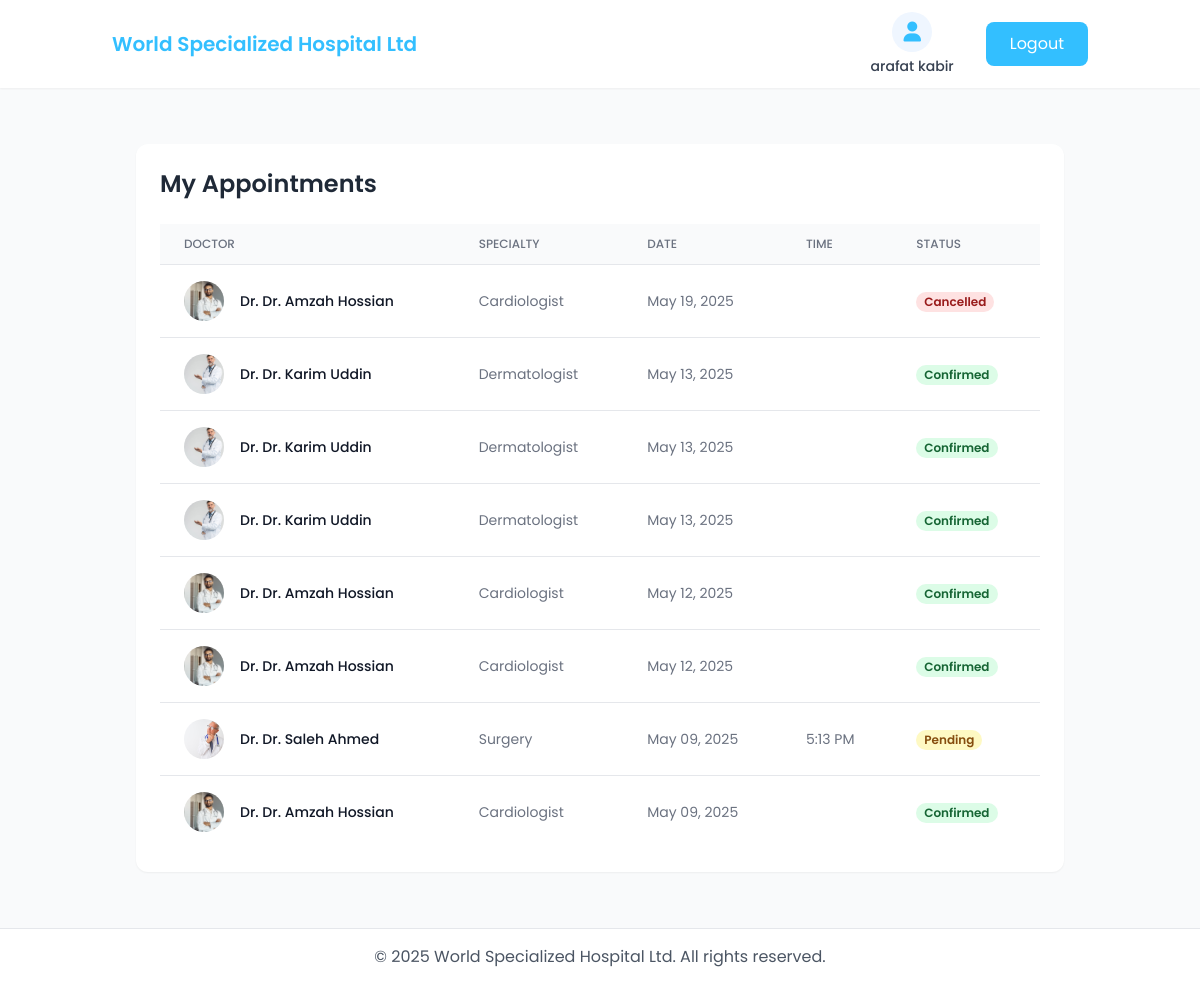
Page /appointments/ (signed in) on the committed database.
### myapp/models.py (models this page shows, shortened)
class Appointment(models.Model):
    APPOINTMENT_STATUS = [
        ('pending', 'Pending'),
        ('confirmed', 'Confirmed'),
        ('completed', 'Completed'),
        ('cancelled', 'Cancelled')
    ]
    doctor = models.ForeignKey(Doctor, on_delete=models.CASCADE)
    patient = models.ForeignKey(General_User, on_delete=models.CASCADE)
    appointment_date = models.DateField()
    schedule = models.ForeignKey(Schedule, on_delete=models.CASCADE, null=True)
    appointment_time = models.TimeField(null=True, blank=True)
    status = models.CharField(max_length=20, choices=APPOINTMENT_STATUS, default='confirmed')
    created_at = models.DateTimeField(auto_now_add=True)
    class Meta:
        ordering = ['-appointment_date', '-appointment_time']

class Doctor(models.Model):
    id = models.AutoField(primary_key=True)
    username = models.CharField(max_length=100, unique=True,null = True)  # Removed null and blank
    full_name = models.CharField(max_length=100)
    password = models.CharField(max_length=128)  # Changed max_length to 128, removed default
    category = models.ForeignKey(
        DoctorCategory,
        on_delete=models.SET_DEFAULT,
        related_name='doctors',
        default=get_default_category,
    )
    email = models.EmailField(max_length=254, unique=True)
    mobile = models.CharField(max_length=15,unique=True,null = True)
    degrees = models.CharField(max_length=200)
    hospital = models.CharField(max_length=200, default='')
    experience = models.IntegerField(help_text='Experience in years')
    description = models.TextField(default='')
    image = models.ImageField(upload_to='static/images/doctors/', null=True, blank=True)
    created_at = models.DateTimeField(default=timezone.now)
    updated_at = models.DateTimeField(default=timezone.now)
    is_active = models.BooleanField(default=True)

class DoctorCategory(models.Model):
    id = models.AutoField(primary_key=True)
    type = models.CharField(max_length=100)
    created_at = models.DateTimeField(default=timezone.now)
    updated_at = models.DateTimeField(default=timezone.now)
    class Meta:
        verbose_name_plural = 'Doctor Categories'

### myapp/views.py (the view)
# urls.py: path('appointments/', views.appointment_list, name='appointment_list'),
@user_login_required
def appointment_list(request):
    user_id = request.session.get('user_id')
    appointments = Appointment.objects.filter(
        patient_id=user_id
    ).order_by('-appointment_date', '-appointment_time')
    context = {
        'appointments': appointments
    }
    return render(request, 'general user/appointment_list.html', context)

### myapp/views.py (called while the page is built)
def user_login_required(view_func):
    @wraps(view_func)
    def wrapper(request, *args, **kwargs):
        if 'user_id' not in request.session:
            messages.error(request, 'Please login first.')
            return redirect('general_user_login')
        return view_func(request, *args, **kwargs)
    return wrapper

### myapp/templates/general user/appointment_list.html (shortened to what this page needs)
{% extends 'general user/gs_base.html' %}
{% block content %}
<div class="max-w-6xl mx-auto p-6">
    <div class="bg-white rounded-xl shadow-sm p-6">
        <h2 class="text-2xl font-semibold text-gray-800 mb-6">My Appointments</h2>
        <div class="overflow-x-auto">
            <table class="min-w-full divide-y divide-gray-200">
                <thead class="bg-gray-50">
                    <tr>
                        <th class="px-6 py-3 text-left text-xs font-medium text-gray-500 uppercase">Doctor</th>
                        <th class="px-6 py-3 text-left text-xs font-medium text-gray-500 uppercase">Specialty</th>
                        <th class="px-6 py-3 text-left text-xs font-medium text-gray-500 uppercase">Date</th>
                        <th class="px-6 py-3 text-left text-xs font-medium text-gray-500 uppercase">Time</th>
                        <th class="px-6 py-3 text-left text-xs font-medium text-gray-500 uppercase">Status</th>
                    </tr>
                </thead>
                <tbody class="bg-white divide-y divide-gray-200">
                    {% for appointment in appointments %}
                    <tr class="hover:bg-gray-50">
                        <td class="px-6 py-4 whitespace-nowrap">
                            <div class="flex items-center">
                                {% if appointment.doctor.image %}
                                    <img src="{{ appointment.doctor.image.url }}" alt="{{ appointment.doctor.full_name }}"
                                         class="w-10 h-10 rounded-full object-cover">
                                {% else %}
                                    <div class="w-10 h-10 bg-blue-50 rounded-full flex items-center justify-center">
                                        <i class="fas fa-user-md text-[#33BFFF]"></i>
                                    </div>
                                {% endif %}
                                <div class="ml-4">
                                    <div class="text-sm font-medium text-gray-900">Dr. {{ appointment.doctor.full_name }}</div>
                                </div>
                            </div>
                        </td>
                        <td class="px-6 py-4 whitespace-nowrap text-sm text-gray-500">
                            {{ appointment.doctor.category.type }}
                        </td>
                        <td class="px-6 py-4 whitespace-nowrap text-sm text-gray-500">
                            {{ appointment.appointment_date|date:"M d, Y" }}
                        </td>
                        <td class="px-6 py-4 whitespace-nowrap text-sm text-gray-500">
                            {{ appointment.appointment_time|time:"g:i A" }}
                        </td>
                        <td class="px-6 py-4 whitespace-nowrap">
                            <span class="px-2 inline-flex text-xs leading-5 font-semibold rounded-full
                                {% if appointment.status == 'confirmed' %}bg-green-100 text-green-800
                                {% elif appointment.status == 'pending' %}bg-yellow-100 text-yellow-800
                                {% elif appointment.status == 'completed' %}bg-blue-100 text-blue-800
                                {% else %}bg-red-100 text-red-800{% endif %}">
                                {{ appointment.status|title }}
                            </span>
                        </td>
                    </tr>
                    {% endfor %}
                </tbody>
            </table>
        </div>
    </div>
</div>
{% endblock %}

### rows in the picture
Appointment: doctor.image (picture), doctor.full_name "Dr. Amzah Hossian", doctor.category.type "Cardiologist", appointment_date "May 19, 2025", status "Cancelled"
Appointment: doctor.image (picture), doctor.full_name "Dr. Karim Uddin", doctor.category.type "Dermatologist", appointment_date "May 13, 2025", status "Confirmed"
Appointment: doctor.image (picture), doctor.full_name "Dr. Karim Uddin", doctor.category.type "Dermatologist", appointment_date "May 13, 2025", status "Confirmed"
Appointment: doctor.image (picture), doctor.full_name "Dr. Karim Uddin", doctor.category.type "Dermatologist", appointment_date "May 13, 2025", status "Confirmed"
Appointment: doctor.image (picture), doctor.full_name "Dr. Amzah Hossian", doctor.category.type "Cardiologist", appointment_date "May 12, 2025", status "Confirmed"
Appointment: doctor.image (picture), doctor.full_name "Dr. Amzah Hossian", doctor.category.type "Cardiologist", appointment_date "May 12, 2025", status "Confirmed"
Appointment: doctor.image (picture), doctor.full_name "Dr. Saleh Ahmed", doctor.category.type "Surgery", appointment_date "May 09, 2025", appointment_time "5:13 PM", status "Pending"
Appointment: doctor.image (picture), doctor.full_name "Dr. Amzah Hossian", doctor.category.type "Cardiologist", appointment_date "May 09, 2025", status "Confirmed"

### other values in the picture
{{ request.session.user_name }} "arafat kabir"
